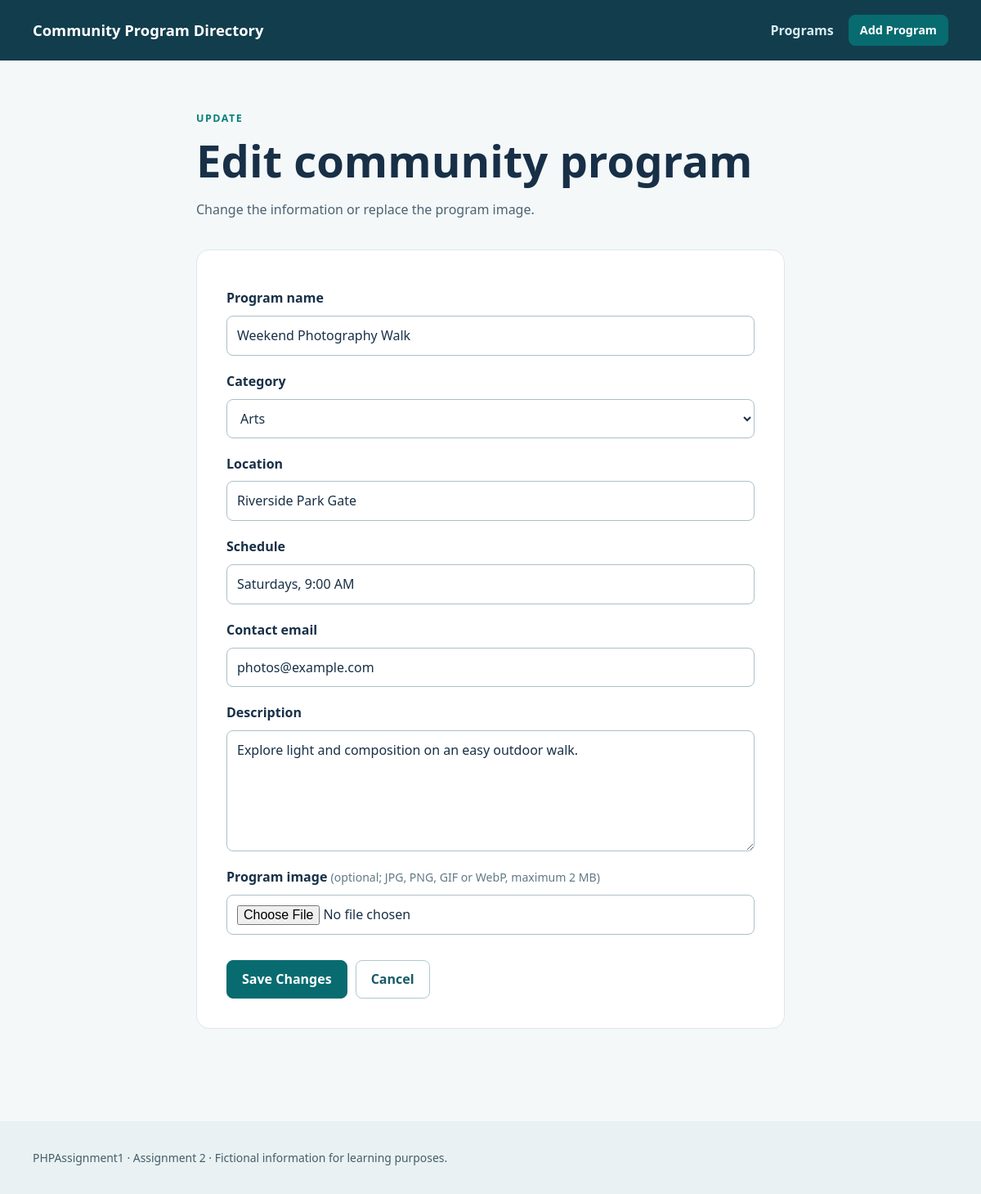
The page /edit_program.php?id=2 on the database its author committed.
### tables this page shows
CREATE TABLE programs (
    program_id INT UNSIGNED NOT NULL AUTO_INCREMENT,
    program_name VARCHAR(100) NOT NULL,
    category_id INT UNSIGNED NOT NULL,
    location VARCHAR(120) NOT NULL,
    schedule VARCHAR(100) NOT NULL,
    contact_email VARCHAR(160) NOT NULL,
    description TEXT NOT NULL,
    image_filename VARCHAR(255) NULL,
    PRIMARY KEY (program_id),
    KEY idx_program_category (category_id),
    CONSTRAINT fk_program_category
        FOREIGN KEY (category_id) REFERENCES categories(category_id)
        ON UPDATE CASCADE ON DELETE RESTRICT
);

CREATE TABLE categories (
    category_id INT UNSIGNED NOT NULL AUTO_INCREMENT,
    category_name VARCHAR(60) NOT NULL,
    PRIMARY KEY (category_id),
    UNIQUE KEY uq_category_name (category_name)
);

### functions.php (called while the page is built, shortened)
<?php
function escapeHtml(string $text): string
{
    return htmlspecialchars($text, ENT_QUOTES | ENT_SUBSTITUTE, 'UTF-8');
}
function fetchCategories(PDO $db): array
{
    return $db->query('SELECT category_id, category_name FROM categories ORDER BY category_name')->fetchAll();
}

### program_form.php (the view, shortened to what this page needs)
<form class="program-form" action="<?= escapeHtml($formAction) ?>" method="post" enctype="multipart/form-data">
    <label for="program_name">Program name</label>
    <input id="program_name" name="program_name" type="text" maxlength="100" required value="<?= escapeHtml((string) ($program['program_name'] ?? '')) ?>">
    <label for="category_id">Category</label>
    <select id="category_id" name="category_id" required>
        <?php foreach ($categories as $category): ?>
            <option value="<?= (int) $category['category_id'] ?>" <?= (int) ($program['category_id'] ?? 0) === (int) $category['category_id'] ? 'selected' : '' ?>><?= escapeHtml($category['category_name']) ?></option>
        <?php endforeach; ?>
    </select>
    <label for="location">Location</label>
    <input id="location" name="location" type="text" maxlength="120" required value="<?= escapeHtml((string) ($program['location'] ?? '')) ?>">
    <label for="schedule">Schedule</label>
    <input id="schedule" name="schedule" type="text" maxlength="100" required placeholder="Example: Saturdays, 10:00 AM" value="<?= escapeHtml((string) ($program['schedule'] ?? '')) ?>">
    <label for="contact_email">Contact email</label>
    <input id="contact_email" name="contact_email" type="email" maxlength="160" required value="<?= escapeHtml((string) ($program['contact_email'] ?? '')) ?>">
    <label for="description">Description</label>
    <textarea id="description" name="description" rows="5" required><?= escapeHtml((string) ($program['description'] ?? '')) ?></textarea>
    <label for="image">Program image <span class="optional">(optional; JPG, PNG, GIF or WebP, maximum 2 MB)</span></label>
    <input id="image" name="image" type="file" accept="image/jpeg,image/png,image/gif,image/webp">
    <div class="actions">
        <button class="button" type="submit"><?= escapeHtml($submitLabel) ?></button>
        <a class="button button-secondary" href="index.php">Cancel</a>
    </div>
</form>

### styles.css (style rules this page uses)
:root { color-scheme: light; font-family: system-ui, -apple-system, BlinkMacSystemFont, "Segoe UI", sans-serif; color: #183047; background: #f4f8f9; }
* { box-sizing: border-box; }
body { margin: 0; line-height: 1.55; }
a { color: #075f78; }
.button { appearance: none; display: inline-block; border: 1px solid #086b70; background: #086b70; color: white; text-decoration: none; padding: 10px 18px; border-radius: 8px; font: inherit; font-weight: 700; cursor: pointer; }
.button-secondary { background: white; color: #185b68; border-color: #aec9ce; }
.actions { display: flex; flex-wrap: wrap; gap: 10px; margin-top: 22px; }
.program-form, .confirm-box, .notice, .empty { background: white; border: 1px solid #dce8e9; border-radius: 16px; padding: clamp(22px, 5vw, 36px); margin-bottom: 48px; }
.program-form { display: grid; gap: 9px; }
.program-form label { margin-top: 10px; font-weight: 700; }
.program-form input:not([type="checkbox"]), .program-form select, .program-form textarea { width: 100%; border: 1px solid #abc0c6; border-radius: 8px; padding: 11px 12px; color: #183047; background: white; font: inherit; }
.program-form textarea { resize: vertical; }
.optional { font-weight: 400; color: #617984; font-size: .88rem; }

### rows shown on the page
programs: program_name "Weekend Photography Walk", category_id "Arts", location "Riverside Park Gate", schedule "Saturdays, 9:00 AM", contact_email "photos@example.com", description "Explore light and composition on an easy outdoor walk."

### other values the page prints
escapeHtml($submitLabel) "Save Changes"
